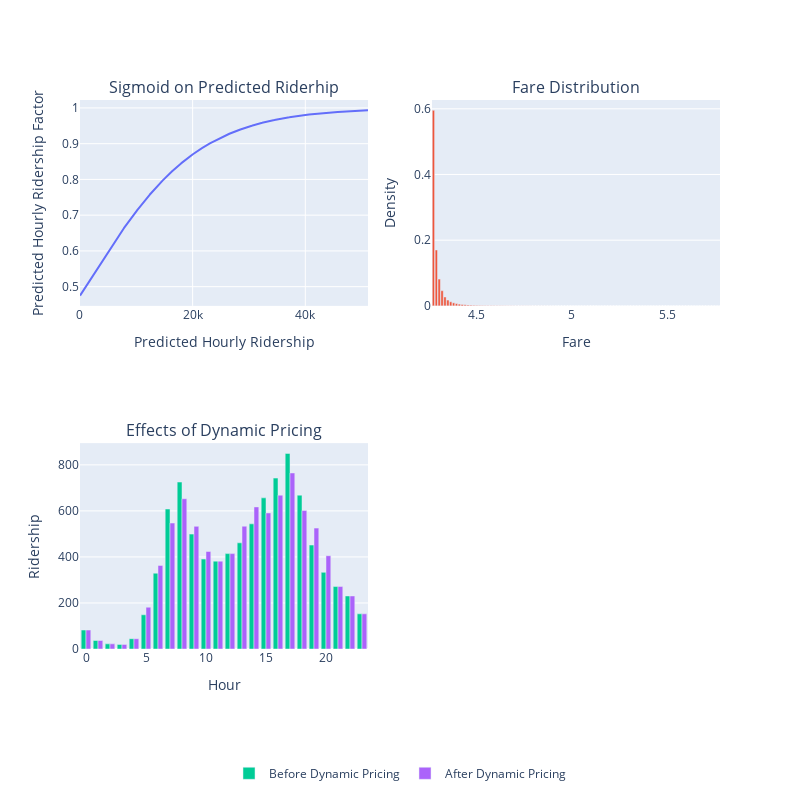

The notebook cell this image was saved under:
### Code cell
fig=make_subplots(rows=2,cols=2,
                 subplot_titles=('Sigmoid on Predicted Riderhip',
                                 'Fare Distribution',
                                 'Effects of Dynamic Pricing'))
fig.add_trace(
    go.Scatter(x=hourly_ridership,
              y=[sigmoid((i-1000)*0.0001) for i in hourly_ridership],showlegend=False
              ),row=1,col=1
)
fig.update_xaxes(title_text="Predicted Hourly Ridership",row=1,col=1)
fig.update_yaxes(title_text="Predicted Hourly Ridership Factor",row=1,col=1)

fig.add_trace(go.Bar(x=bins[:-1],
                    y=count/sum(count),showlegend=False),
row=1,col=2)
fig.update_xaxes(title_text="Fare",row=1,col=2)
fig.update_yaxes(title_text="Density",row=1,col=2)


fig.add_trace(go.Bar(x=avg_hrly_demand.hour,y=avg_hrly_demand.ridership_before,
                     name="Before Dynamic Pricing",
                    ),row=2,col=1)
fig.add_trace(go.Bar(x=avg_hrly_demand.hour,y=avg_hrly_demand.ridership_after,
                     name="After Dynamic Pricing"
                    ),row=2,col=1)
fig.update_xaxes(title_text="Hour",row=2,col=1)
fig.update_yaxes(title_text="Ridership",row=2,col=1)
fig.update_layout(height=800, width=800,
                 legend=dict(x=0.5, y=-0.2, xanchor='center', yanchor='top'), # Adjust y to move legend inside subplot
    legend_orientation='h')
fig.show()

### Figure 1 — Plotly figure (JSON) as saved in the notebook; plotly's stock layout.template omitted (floating-point values rounded to 4 significant figures; data arrays with more than 128 entries replaced by an {"elided": "..."} marker saying what was removed)
{"data": [{"showlegend": false, "type": "scatter", "x": {"elided": "10000 float values"}, "xaxis": "x", "y": {"elided": "10000 float values"}, "yaxis": "y"}, {"showlegend": false, "type": "bar", "x": [4.278, 4.293, 4.308, 4.323, 4.338, 4.353, 4.368, 4.383, 4.398, 4.413, 4.428, 4.443, 4.458, 4.473, 4.488, 4.503, 4.518, 4.533, 4.548, 4.563, 4.578, 4.593, 4.608, 4.623, 4.638, 4.653, 4.668, 4.683, 4.699, 4.714, 4.729, 4.744, 4.759, 4.774, 4.789, 4.804, 4.819, 4.834, 4.849, 4.864, 4.879, 4.894, 4.909, 4.924, 4.939, 4.954, 4.969, 4.984, 4.999, 5.014, 5.029, 5.044, 5.059, 5.074, 5.089, 5.104, 5.119, 5.134, 5.149, 5.165, 5.18, 5.195, 5.21, 5.225, 5.24, 5.255, 5.27, 5.285, 5.3, 5.315, 5.33, 5.345, 5.36, 5.375, 5.39, 5.405, 5.42, 5.435, 5.45, 5.465, 5.48, 5.495, 5.51, 5.525, 5.54, 5.555, 5.57, 5.585, 5.6, 5.615, 5.631, 5.646, 5.661, 5.676, 5.691, 5.706, 5.721, 5.736, 5.751, 5.766], "xaxis": "x2", "y": [0.5954, 0.1701, 0.08159, 0.04627, 0.02711, 0.0178, 0.01242, 0.009228, 0.00695, 0.005278, 0.00417, 0.003321, 0.002638, 0.002146, 0.001754, 0.001458, 0.001248, 0.001046, 0.0009096, 0.0008669, 0.0007673, 0.0007133, 0.0006295, 0.0005376, 0.0004906, 0.0004492, 0.0003812, 0.0003368, 0.0003038, 0.0002658, 0.0002313, 0.0002279, 0.0002115, 0.0001922, 0.0001719, 0.000162, 0.0001515, 0.000142, 0.0001254, 0.0001111, 0.0001004, 9.464e-05, 9.218e-05, 8.396e-05, 7.772e-05, 7.657e-05, 6.999e-05, 6.539e-05, 4.831e-05, 4.946e-05, 4.978e-05, 5.11e-05, 4.946e-05, 4.699e-05, 4.288e-05, 4.239e-05, 3.878e-05, 3.598e-05, 3.155e-05, 2.875e-05, 2.843e-05, 2.941e-05, 2.662e-05, 2.53e-05, 2.333e-05, 1.955e-05, 2.399e-05, 2.432e-05, 2.005e-05, 1.807e-05, 1.922e-05, 1.676e-05, 1.955e-05, 1.775e-05, 1.347e-05, 1.397e-05, 1.298e-05, 1.282e-05, 1.347e-05, 1.035e-05, 9.037e-06, 8.544e-06, 7.065e-06, 7.558e-06, 5.258e-06, 4.436e-06, 4.929e-06, 5.751e-06, 5.586e-06, 3.779e-06, 2.793e-06, 3.943e-06, 2.793e-06, 3.122e-06, 3.615e-06, 4.436e-06, 5.094e-06, 1.479e-06, 3.45e-06, 4.272e-06], "yaxis": "y2"}, {"name": "Before Dynamic Pricing", "type": "bar", "x": [0, 1, 2, 3, 4, 5, 6, 7, 8, 9, 10, 11, 12, 13, 14, 15, 16, 17, 18, 19, 20, 21, 22, 23], "xaxis": "x3", "y": [82.34, 36.96, 22.31, 20.0, 44.73, 148.6, 329.3, 608.1, 725.2, 499.1, 390.6, 381.7, 414.4, 461.3, 543.6, 656.6, 742.4, 849.6, 668.3, 451.5, 333.0, 271.3, 230.4, 152.7], "yaxis": "y3"}, {"name": "After Dynamic Pricing", "type": "bar", "x": [0, 1, 2, 3, 4, 5, 6, 7, 8, 9, 10, 11, 12, 13, 14, 15, 16, 17, 18, 19, 20, 21, 22, 23], "xaxis": "x3", "y": [82.34, 36.96, 22.31, 20.0, 44.73, 181.6, 363.0, 547.2, 652.7, 532.7, 423.6, 381.7, 414.4, 533.5, 617.3, 591.0, 668.2, 764.7, 601.5, 525.1, 405.2, 271.3, 230.4, 152.7], "yaxis": "y3"}], "layout": {"annotations": [{"font": {"size": 16}, "showarrow": false, "text": "Sigmoid on Predicted Riderhip", "x": 0.225, "xanchor": "center", "xref": "paper", "y": 1, "yanchor": "bottom", "yref": "paper"}, {"font": {"size": 16}, "showarrow": false, "text": "Fare Distribution", "x": 0.775, "xanchor": "center", "xref": "paper", "y": 1, "yanchor": "bottom", "yref": "paper"}, {"font": {"size": 16}, "showarrow": false, "text": "Effects of Dynamic Pricing", "x": 0.225, "xanchor": "center", "xref": "paper", "y": 0.375, "yanchor": "bottom", "yref": "paper"}], "height": 800, "legend": {"orientation": "h", "x": 0.5, "xanchor": "center", "y": -0.2, "yanchor": "top"}, "width": 800, "xaxis": {"anchor": "y", "domain": [0, 0.45], "title": {"text": "Predicted Hourly Ridership"}}, "xaxis2": {"anchor": "y2", "domain": [0.55, 1], "title": {"text": "Fare"}}, "xaxis3": {"anchor": "y3", "domain": [0, 0.45], "title": {"text": "Hour"}}, "xaxis4": {"anchor": "y4", "domain": [0.55, 1]}, "yaxis": {"anchor": "x", "domain": [0.625, 1], "title": {"text": "Predicted Hourly Ridership Factor"}}, "yaxis2": {"anchor": "x2", "domain": [0.625, 1], "title": {"text": "Density"}}, "yaxis3": {"anchor": "x3", "domain": [0, 0.375], "title": {"text": "Ridership"}}, "yaxis4": {"anchor": "x4", "domain": [0, 0.375]}}}
